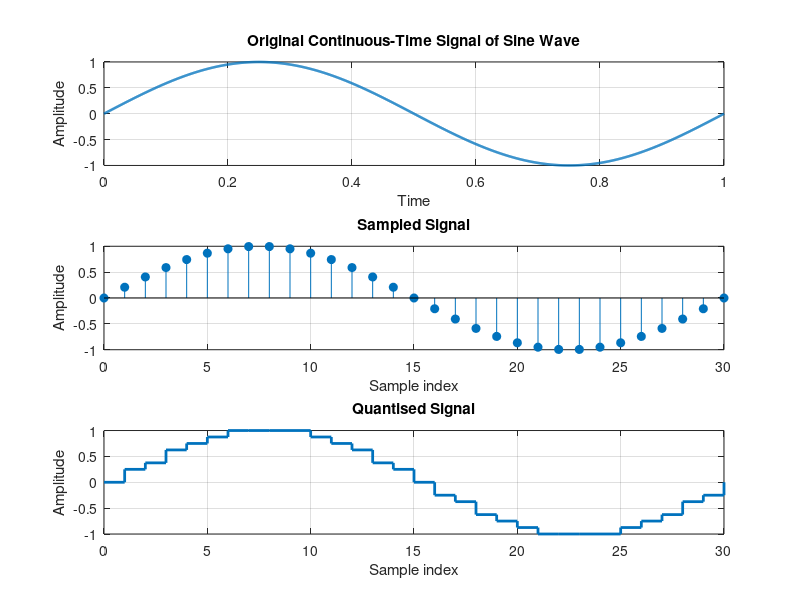

The MATLAB script that drew this image:
clc;
clear all;
close all;
% Required parameters
A = 1;              % Amplitude
f = 1;              % Signal frequency (Hz)
t = 0:0.001:1;      % Continuous time
fs = 30;            % Sampling frequency
n = 0:1/fs:1;       % Discrete-time index
% Continuous-time signal of Sine Wave
x = A*sin(2*pi*f*t);
% Sampled signal
xs = A*sin(2*pi*f*n);
% Quantisation
L = 16;                 % Number of quantisation levels
xmin = -A;
xmax = A;
delta = (xmax - xmin)/L;
% Quantised signal
xq = xmin + delta * round((xs - xmin)/delta);
q_index = round((xs - xmin)/delta);
disp('Quantised integer values: ');
disp(q_index);
% Plotting the garph
figure;
% Original continuous signal of Sine Wave
subplot(3,1,1);
plot(t, x, 'LineWidth', 1.8);
grid on;
title('Original Continuous-Time Signal of Sine Wave');
xlabel('Time');
ylabel('Amplitude');
%Sampled signal
subplot(3,1,2);
stem(0:length(xs)-1, xs, 'filled');
grid on;
title('Sampled Signal');
xlabel('Sample index');
ylabel('Amplitude');
%Quantised signal
subplot(3,1,3);
stairs(0:length(xq)-1, xq, 'LineWidth', 2);
grid on;
title('Quantised Signal');
xlabel('Sample index');
ylabel('Amplitude');
